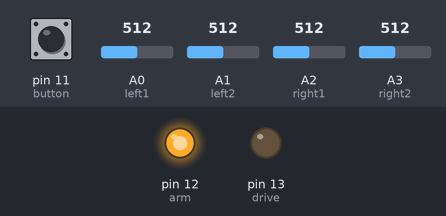
Bench run of a sketch on a simulated Arduino Uno, built with avr-gcc and run on an emulated ATmega328P. Shown: output pins drawn as LEDs (lit = HIGH). Inputs (shaded band) come from the test bench; at power-on: pin 11 (button) LOW, A0 (left1) = 512, A1 (left2) = 512, A2 (right1) = 512, A3 (right2) = 512. What the sketch prints to the serial monitor is not drawn.

Above: at 1.2 s.
1.3 s: pin 11 (button) pulled HIGH for 1 s
At 3.1 s:
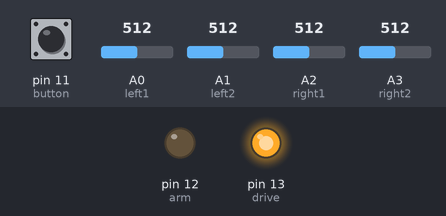
3.8 s: pin 11 (button) pulled HIGH for 0.15 s
At 5.0 s:
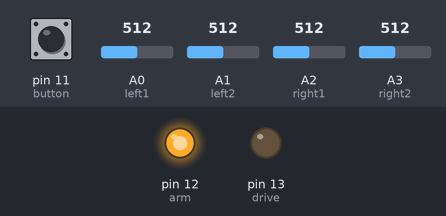
5.5 s: A0 (left1) set to 539
7.0 s: A0 (left1) set to 559
9.1 s: A1 (left2) set to 542
12.1 s: A1 (left2) set to 557
Timing chart, 0 to 14.7 s (numbered marks = the images above; inputs shaded):
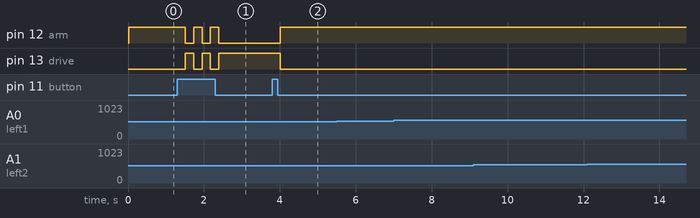

The sketch:

RCCarWithArmTransmitterCode.ino
```cpp
/*
Task: This code is used to control a Bluetooth car with a robot arm attached. The controller switches between drive mode
      (for controlling the car's movements) and arm mode (for controlling the arm). The joystick inputs are read to
      control either the car or the robot arm. Data is sent over Bluetooth to the car using Serial communication.

TRANSMITTER CODE
*/

int left1 = A0, left2 = A1, right1 = A2, right2 = A3, button = 11, arm = 12, drive = 13;  // Pin assignments for joysticks and control signals

void setup() {
  Serial.begin(9600);                               // Start serial communication at 9600 baud
  pinMode(left1, INPUT);                            // Set left joystick (axis 1) as input
  pinMode(left2, INPUT);                            // Set left joystick (axis 2) as input
  pinMode(right1, INPUT);                           // Set right joystick (axis 1) as input
  pinMode(right2, INPUT);                           // Set right joystick (axis 2) as input
  pinMode(button, INPUT);                           // Set mode toggle button as input
  pinMode(arm, OUTPUT);                             // Set arm control pin as output
  pinMode(drive, OUTPUT);                           // Set drive control pin as output
}

int upper = 550, lower = 480, toggle = 0;           // Thresholds for joystick control and mode toggle variable

void loop(){
  delay(20);                                        // Small delay for processing stabilization

  if(digitalRead(button) == HIGH){                  // Check if toggle button is pressed to switch modes
    delay(200);                                     // Debounce delay to prevent double toggling
    toggle++;                                       // Increase toggle counter
  }

  if(toggle % 2 == 1){                              // If toggle is odd, set to drive mode
    // Drive mode
    digitalWrite(drive, HIGH);                      // Activate drive system, deactivate arm system
    digitalWrite(arm, LOW);
    int fb = analogRead(left2);                     // Read forward/backward from left joystick (y-axis)
    int lr = analogRead(right2);                    // Read left/right from right joystick (x-axis)

    // Send serial commands based on joystick input for car movement
    if(fb > upper) Serial.write("1");               // Move forward
    if(fb < lower) Serial.write("2");               // Move backward
    if(lr > upper + 100) Serial.write("3");         // Turn right
    if(lr < lower - 100) Serial.write("4");         // Turn left
    if(fb < upper && fb > lower && lr < upper && lr > lower) Serial.write("5"); // Neutral position (no movement)
  }
  else if (toggle % 2 == 0){                        // If toggle is even, set to arm mode
    // Arm mode
    digitalWrite(arm, HIGH);                        // Activate arm system, deactivate drive system
    digitalWrite(drive, LOW);
    int j1 = analogRead(left2);                     // Read joint 1 (y-axis of left joystick)
    int j2 = analogRead(left1);                     // Read joint 2 (x-axis of left joystick)
    int j3 = analogRead(right1);                    // Read joint 3 (x-axis of right joystick)
    int gr = analogRead(right2);                    // Read gripper control (y-axis of right joystick)

    // Send serial commands based on joystick input for robot arm control
    if(j1 > upper) Serial.write("a");               // Move joint 1 upwards
    if(j1 < lower) Serial.write("b");               // Move joint 1 downwards
    if(j2 > upper) Serial.write("c");               // Move joint 2 right
    if(j2 < lower) Serial.write("d");               // Move joint 2 left
    if(j3 > upper) Serial.write("e");               // Move joint 3 upwards
    if(j3 < lower) Serial.write("f");               // Move joint 3 downwards
    if(gr > 1000) Serial.write("g");                // Close gripper
    if(gr < 100) Serial.write("h");                 // Open gripper
  }
}
```

Measured:
- after the input at 1.3 s, pin 12 (arm): alternates HIGH for 0.22 s and LOW for 0.22 s, 5 changes in all, then stays LOW, starting after 0.21 s; pin 13 (drive): alternates HIGH for 0.22 s and LOW for 0.22 s, 5 changes in all, then stays HIGH, starting after 0.21 s
- after the input at 3.8 s, pin 12 (arm): LOW → HIGH after 0.21 s; pin 13 (drive): HIGH → LOW after 0.21 s
- after the input at 5.5 s, every drawn part: stays the same
- after the input at 7.0 s, every drawn part: stays the same
- after the input at 9.1 s, every drawn part: stays the same
- after the input at 12.1 s, every drawn part: stays the same
